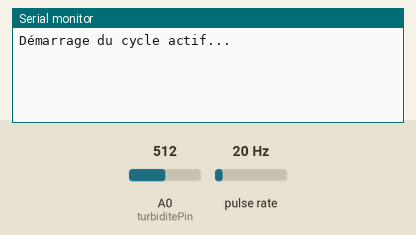
The sketch below on a simulated Arduino Uno, built with avr-gcc and run on an emulated ATmega328P. Parts: the last lines printed to the serial monitor. Wiring (inferred from the names in the program): pulse sensor: data pin 3. Inputs (shaded band) come from the test bench; at power-on: pulse rate 20 Hz, A0 (turbiditePin) = 512. The modem accepts every AT command (registered, SIM ready, sends succeed) and sends nothing else.

Above: at 1.2 s.
1.3 s: pulse rate (sensor on pin 3) set to 4 Hz
At 5.5 s:
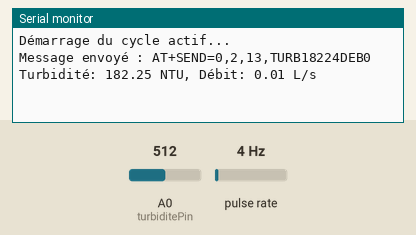
6.5 s: A0 (turbiditePin) set to 716
At 16.0 s:
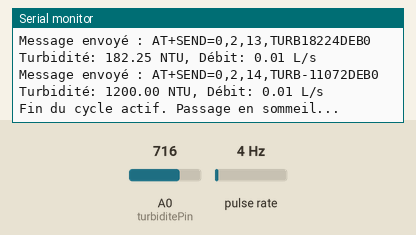

Measured:
- after the input at 1.3 s, the serial monitor: prints a new line after 3.7 s (image 1)
- after the input at 6.5 s, the serial monitor: prints a new line after 3.5 s (image 2)

The sketch:

test_classe.ino
```cpp
#include <SoftwareSerial.h>
#include <LowPower.h>

// ========================
// Classe CapteurManager
// ========================
class CapteurManager {
private:
  const int turbiditePin = A0;
  const int debitInterruptPin = 3;
  volatile unsigned long pulseCount = 0;
  unsigned long lastPulseTime = 0;
  float debitLps = 0;
  const float IMPULSIONS_PAR_LITRE = 450.0;
  static CapteurManager* instance;

public:
  CapteurManager() {}

  void begin() {
    pinMode(turbiditePin, INPUT);
    attachInterrupt(digitalPinToInterrupt(debitInterruptPin), pulseISR, RISING);
    lastPulseTime = millis();
    instance = this;
  }

  void update() {
    unsigned long maintenant = millis();
    if (maintenant - lastPulseTime >= 1000) {
      noInterrupts();
      unsigned long countCopy = pulseCount;
      pulseCount = 0;
      interrupts();
      debitLps = countCopy / IMPULSIONS_PAR_LITRE;
      lastPulseTime = maintenant;
    }
  }

  float getDebitLps() const { return debitLps; }

  float lireTurbidite() {
    int sensorValue = analogRead(turbiditePin);
    float voltage = sensorValue * (5.0 / 1024.0);
    float ntu = 895.8 * voltage * voltage - 3667.86 * voltage + 3753.15;
    ntu = constrain(ntu, 0, 1200);
    return ntu;
  }

  static void pulseISR() {
    if (instance) instance->pulseCount++;
  }
};

CapteurManager* CapteurManager::instance = nullptr;

// ========================
// Classe LoRaManager
// ========================
class LoRaManager {
private:
  const int rxPin = 10;
  const int txPin = 11;
  SoftwareSerial loraSerial;

public:
  LoRaManager() : loraSerial(rxPin, txPin) {}

  void begin() {
    loraSerial.begin(9600);
  }

  void envoyer(float ntu, float debitLps) {
    int turbInt = ntu * 100;
    int debitInt = debitLps * 100;
    String message = "TURB" + String(turbInt) + "DEB" + String(debitInt);
    int longueur = message.length();
    String commandeAT = "AT+SEND=0,2," + String(longueur) + "," + message + "\r\n";

    loraSerial.print(commandeAT);

    Serial.print("Message envoy\u00e9 : ");
    Serial.println(commandeAT);
    Serial.print("Turbidit\u00e9: ");
    Serial.print(ntu);
    Serial.print(" NTU, D\u00e9bit: ");
    Serial.print(debitLps);
    Serial.println(" L/s");
  }

  void mettreEnSommeil() {
    loraSerial.print("AT+SLEEP\r\n");
  }
};

// ========================
// Classe EnergieManager
// ========================
class EnergieManager {
public:
  void sommeilProlonge(int secondes) {
    int cycles = secondes / 8;
    for (int i = 0; i < cycles; i++) {
      LowPower.powerDown(SLEEP_8S, ADC_OFF, BOD_OFF);
    }
  }
};

// ========================
// Classe principale LoRaMonitor
// ========================
class LoRaMonitor {
private:
  CapteurManager capteurs;
  LoRaManager lora;
  EnergieManager energie;

  const unsigned long dureeActive = 15000;           // 15 secondes actives
  const unsigned long intervalEnvoi = 5000;          // Envoi toutes les 5 secondes
  const unsigned long dureeSommeil = 59 * 60 + 45;   // 59min45s = 3585s

  unsigned long dernierEnvoi = 0;
  unsigned long debutCycle = 0;

public:
  void begin() {
    Serial.begin(9600);
    capteurs.begin();
    lora.begin();
    Serial.println("D\u00e9marrage du cycle actif...");
    debutCycle = millis();
  }

  void update() {
    unsigned long maintenant = millis();
    capteurs.update();

    if (maintenant - debutCycle < dureeActive) {
      if (maintenant - dernierEnvoi >= intervalEnvoi) {
        dernierEnvoi = maintenant;
        float ntu = capteurs.lireTurbidite();
        float debit = capteurs.getDebitLps();
        lora.envoyer(ntu, debit);
      }
    } else {
      Serial.println("Fin du cycle actif. Passage en sommeil...");
      lora.mettreEnSommeil();
      delay(100);
      energie.sommeilProlonge(dureeSommeil);
      Serial.println("R\u00e9veil du cycle suivant...");
      debutCycle = millis();
      dernierEnvoi = 0;
    }
  }
};

// ========================
// Programme principal
// ========================
LoRaMonitor monitor;

void setup() {
  monitor.begin();
}

void loop() {
  monitor.update();
}
```
